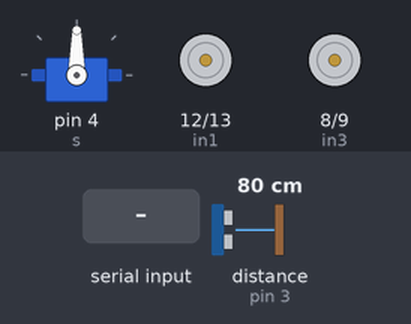
Simulated run of this sketch. Board: Arduino Uno, built with avr-gcc and run on an emulated ATmega328P. Shown: servo, motor-driver pin pairs drawn as motors (green arrow = first pin HIGH = forward, orange = second pin HIGH = backward, longer = more drive, scaled by the enable pin). The test bench sets the inputs (shaded band); at power-on: distance to the obstacle (sensor on pin 3) 80 cm.

Above: at 1.2 s.
1.3 s: "1" received over Serial
At 2.1 s:
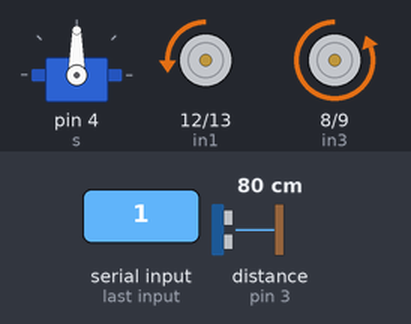
3.7 s: "2" received over Serial
At 4.1 s:
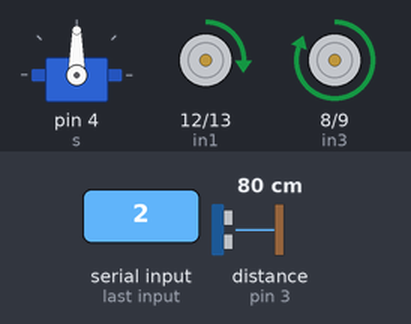
Timing chart, 0 to 6.7 s (numbered marks = the images above; inputs shaded):
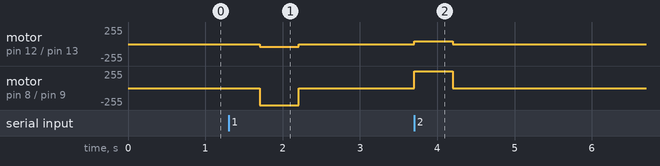

The sketch:

Car.ino
```cpp
/*
  @ Developed by CR
  -- obstacle avoiding robot
  -- Arduino
*/
#include <Servo.h>
#include <Ultrasonic.h>

Servo s = Servo();
Ultrasonic u = Ultrasonic(2, 3);

#define ENA 11 // LHS
#define in1 12
#define in2 13

#define ENB 10 // RHS
#define in3 8
#define in4 9

void setup() {
  // put your setup code here, to run once:
  Serial.begin(9600);

  s.attach(4);

  pinMode(ENA, OUTPUT);
  pinMode(in1, OUTPUT);
  pinMode(in2, OUTPUT);

  pinMode(ENB, OUTPUT);
  pinMode(in3, OUTPUT);
  pinMode(in4, OUTPUT);

  analogWrite(ENA, 300); // Adjusted PWM value to fit 8-bit range (0-255)
  analogWrite(ENB, 255);
}

void loop() {
  // put your main code here, to run repeatedly:

  int x = Serial.read();

  if (x == '1') { // forward
    s.write(90);
    delay(400);
    int d = u.read();

    if (d > 10) {
      digitalWrite(in1, LOW);
      digitalWrite(in2, HIGH);
      digitalWrite(in3, LOW);
      digitalWrite(in4, HIGH);
      delay(500);
      digitalWrite(in1, LOW);
      digitalWrite(in2, LOW);
      digitalWrite(in3, LOW);
      digitalWrite(in4, LOW);
      delay(500);
    } else {
      digitalWrite(in1, HIGH);
      digitalWrite(in2, LOW);
      digitalWrite(in3, HIGH);
      digitalWrite(in4, LOW);
      delay(500);
    }
  }

  if (x == '2') { // backward
    digitalWrite(in1, HIGH);
    digitalWrite(in2, LOW);
    digitalWrite(in3, HIGH);
    digitalWrite(in4, LOW);
    delay(500);
    digitalWrite(in1, LOW);
    digitalWrite(in2, LOW);
    digitalWrite(in3, LOW);
    digitalWrite(in4, LOW);
    delay(500);
  }
}
```

Measured:
- after the input at 1.3 s, motor on pin 12 (in1) / pin 13 (in2): stopped → backward 44/255 after 0.41 s, → stopped 0.50 s later; motor on pin 8 (in3) / pin 9 (in4): stopped → backward 255/255 after 0.41 s, → stopped 0.50 s later
- after the input at 3.7 s, motor on pin 12 (in1) / pin 13 (in2): stopped → forward 44/255 at once, → stopped 0.50 s later; motor on pin 8 (in3) / pin 9 (in4): stopped → forward 255/255 at once, → stopped 0.50 s later
